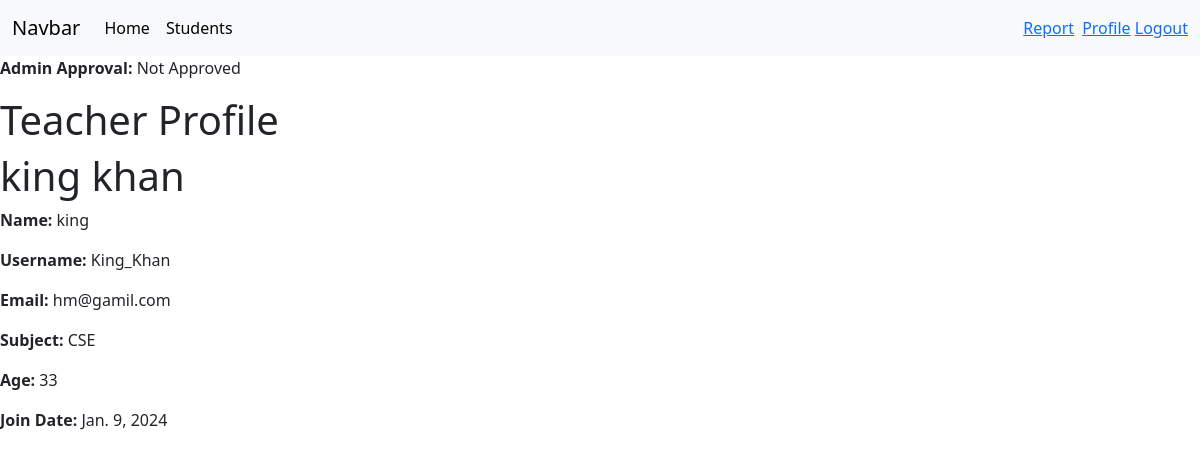
Page /teacher/profile/ (signed in) on the committed database.
### teacher/models.py (models this page shows)
class teacherModel(models.Model):
    user = models.ForeignKey(User, related_name='builtinuser', on_delete=models.CASCADE)
    subject = models.CharField(max_length=150)
    age = models.IntegerField()
    join_date = models.DateField(auto_now_add=True)
    admin_approve = models.BooleanField(default=False)
    def __str__(self):
        return f"{self.user.first_name} {self.user.last_name}"

### teacher/views.py (the view)
# urls.py: path('profile/', views.profile, name='profile')
@login_required
def profile(request):
    teacher = models.teacherModel.objects.get(user=request.user)
    print(teacher)
    return render(request, 'profile.html', {'data' : teacher})

### teacher/templates/profile.html (shortened to what this page needs)
{% extends "base.html" %}
{% load static %}
{% block content %}
{% if data.admin_approve %}
    <p><strong>Admin Approval:</strong> Approved</p>
    <a class="btn btn-primary" href="#">Attandance heare</a>
{% else %}
    <p><strong>Admin Approval:</strong> Not Approved</p>
{% endif %}
<h1>Teacher Profile</h1>
<h1>{{data}}</h1>
<p><strong>Name:</strong> {{ data.user.first_name }} {{ teacher.user.last_name }}</p>
<p><strong>Username:</strong> {{ data.user.username }}</p>
<p><strong>Email:</strong> {{ data.user.email }}</p>
<p><strong>Subject:</strong> {{ data.subject }}</p>
<p><strong>Age:</strong> {{ data.age }}</p>
<p><strong>Join Date:</strong> {{ data.join_date }}</p>
{% endblock content %}

### rows in the picture
teacherModel: user.last_name "king khan", user.first_name "king", user.username "King_Khan", user.email "hm@gamil.com", subject "CSE", age "33", join_date "Jan. 9, 2024"
